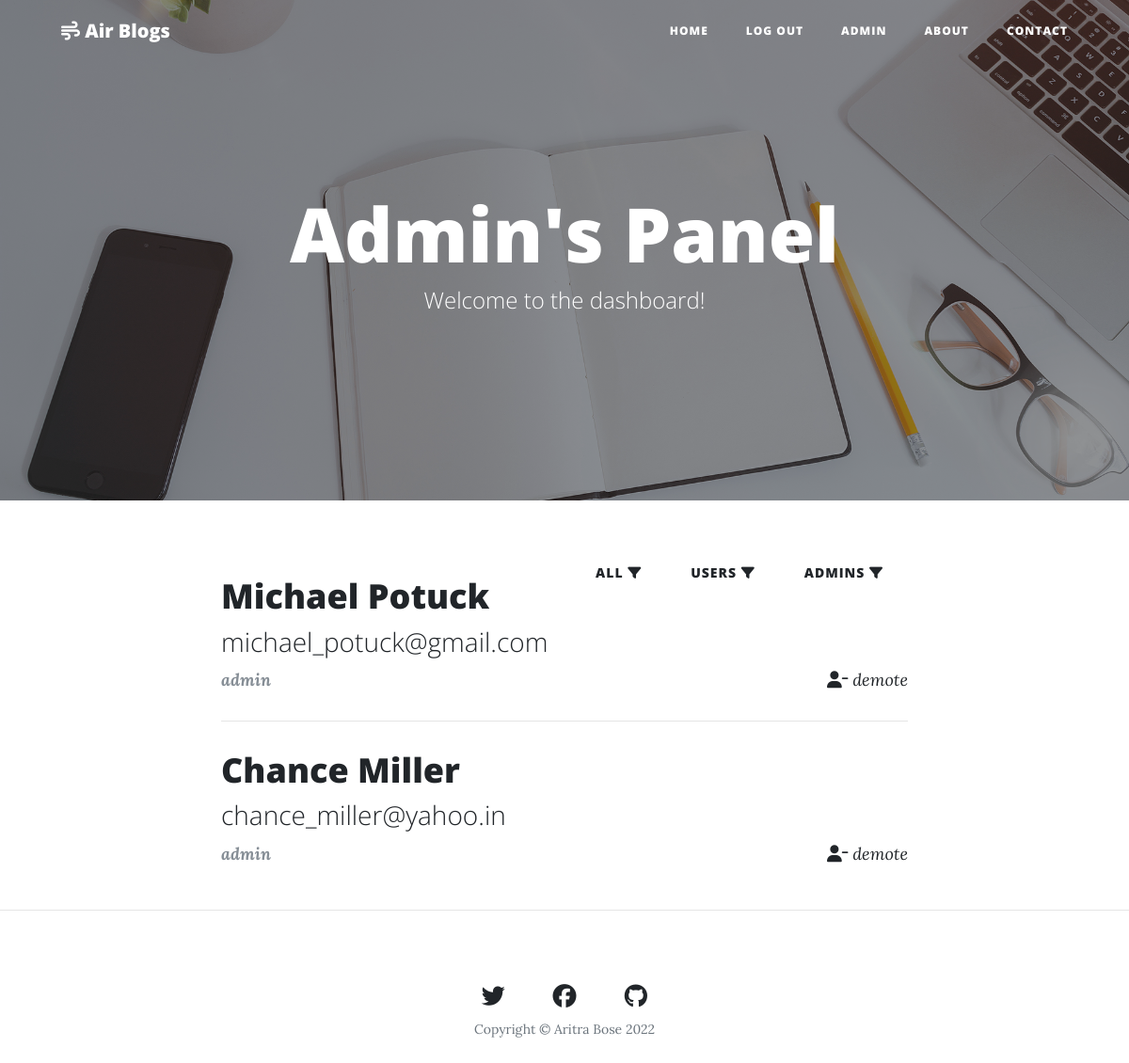
The page /dashboard/admins (signed in) on the database its author committed.
### main.py (models this page shows)
class User(UserMixin, db.Model):
    __tablename__ = "users"
    id = db.Column(db.Integer, primary_key=True)
    email = db.Column(db.String(256), unique=True)
    password = db.Column(db.String(256))
    name = db.Column(db.String(256))
    role = db.Column(db.String(256))
    blog_posts = relationship("BlogPost", back_populates="author")
    comments = relationship("Comment", back_populates="comment_author")

### app.py (the view)
@app.route('/dashboard/<choice>')
@login_required
@admin_only
def admin(choice):
    all_users = []
    if choice == 'all':
        all_users = db.session.query(User).all()
    if choice == 'admins':
        all_users = db.session.query(User).filter_by(role='admin').all()
    if choice == 'users':
        all_users = db.session.query(User).filter_by(role='user').all()
    return render_template('admin-panel.html', users=all_users)

### app.py (called while the page is built)
@login_manager.user_loader
def load_user(user_id):
    return User.query.get(int(user_id))

def admin_only(f):
    @wraps(f)
    def decorated_function(*args, **kwargs):
        if current_user.role != "admin" and current_user.role != "owner":
            return abort(403)
        return f(*args, **kwargs)
    return decorated_function

### templates/admin-panel.html
{% include "header.html" %}
        <header class="masthead" style="background-image: url({{ url_for('static', filename='assets/img/home-bg.jpg') }})">
            <div class="overlay"></div>
            <div class="container">
                <div class="row">
                    <div class="col-lg-8 col-md-10 mx-auto">
                        <div class="site-heading">
                            <h1>Admin's Panel</h1>
                            <span class="subheading">Welcome to the dashboard!</span>
                        </div>
                    </div>
                </div>
            </div>
        </header>
        <div class="container">
            <div class="row">
                <div class="col-lg-8 col-md-10 mx-auto">
                    <div class="post-preview">
                        <a class="btn float-right" href="{{url_for('admin', choice='admins')}}">
                            admins <i class="fa-solid fa-filter"></i>
                        </a>
                        <a class="btn float-right" href="{{url_for('admin', choice='users')}}">
                            users <i class="fa-solid fa-filter"></i>
                        </a>
                        <a class="btn float-right" href="{{url_for('admin', choice='all')}}">
                            all <i class="fa-solid fa-filter"></i>
                        </a>
                    </div>
                    {% for user in users %}
                        <div class="post-preview">
                            <a href="mailto:{{ user.email }}">
                                <h2 class="post-title">{{ user.name }}</h2>
                                <h3 class="post-subtitle">{{ user.email }}</h3>
                            </a>
                            <p class="post-meta">
                                <b>{{ user.role }}</b>
                                {% if current_user.id != user.id and user.role != 'owner' %}
                                    {% if user.role == 'admin' %}
                                        <a class="float-right" href="{{ url_for('remove_from_admin', user_id=user.id) }}">
                                            <i class="fa-solid fa-user-minus"></i> demote
                                        </a>
                                    {% else %}
                                        <a class="float-right" href="{{ url_for('make_admin', user_id=user.id) }}">
                                            <i class="fa-solid fa-user-plus"></i> promote
                                        </a>
                                    {% endif %}
                                {% endif %}
                            </p>
                        </div>
                        {% if users[-1] != user %}
                            <hr>
                        {% endif %}
                    {% endfor %}
                </div>
            </div>
        </div>
    <hr>
{% include "footer.html" %}

### static/css/styles.css (style rules this page uses)
body { font-size: 20px; color: #212529; font-family: 'Lora', 'Times New Roman', serif; }
p { line-height: 1.5; margin: 30px 0; }
p a { text-decoration: underline; }
h1, h2, h3, h4, h5, h6 { font-weight: 800; font-family: 'Open Sans', 'Helvetica Neue', Helvetica, Arial, sans-serif; }
a { color: #212529; transition: all 0.2s; }
header.masthead { margin-bottom: 50px; background: no-repeat center center; background-color: #868e96; background-attachment: scroll; position: relative; background-size: cover; }
header.masthead .overlay { position: absolute; top: 0; left: 0; height: 100%; width: 100%; background-color: #212529; opacity: 0.5; }
header.masthead .page-heading, header.masthead .post-heading, header.masthead .site-heading { padding: 200px 0 150px; color: white; }
@media only screen and (min-width: 768px) { header.masthead .page-heading, header.masthead .post-heading, header.masthead .site-heading { padding: 200px 0; } }
header.masthead .page-heading, header.masthead .site-heading { text-align: center; }
header.masthead .page-heading h1, header.masthead .site-heading h1 { font-size: 50px; margin-top: 0; }
header.masthead .page-heading .subheading, header.masthead .site-heading .subheading { font-size: 24px; font-weight: 300; line-height: 1.1; display: block; margin: 10px 0 0; font-family: 'Open Sans', 'Helvetica Neue', Helvetica, Arial, sans-serif; }
@media only screen and (min-width: 768px) { header.masthead .page-heading h1, header.masthead .site-heading h1 { font-size: 80px; } }
.post-preview > a { color: #212529; }
.post-preview > a > .post-title { font-size: 30px; margin-top: 30px; margin-bottom: 10px; }
.post-preview > a > .post-subtitle { font-weight: 300; margin: 0 0 10px; }
.post-preview > .post-meta { font-size: 18px; font-style: italic; margin-top: 0; color: #868e96; }
.post-preview > .post-meta > a { text-decoration: none; color: #212529; }
@media only screen and (min-width: 768px) { .post-preview > a > .post-title { font-size: 36px; } }
.btn { font-size: 14px; font-weight: 800; padding: 15px 25px; letter-spacing: 1px; text-transform: uppercase; border-radius: 5px; font-family: 'Open Sans', 'Helvetica Neue', Helvetica, Arial, sans-serif; }

### rows shown on the page
User: name "Michael Potuck", email "michael_potuck@gmail.com", role "admin"
User: name "Chance Miller", email "chance_miller@yahoo.in", role "admin"
